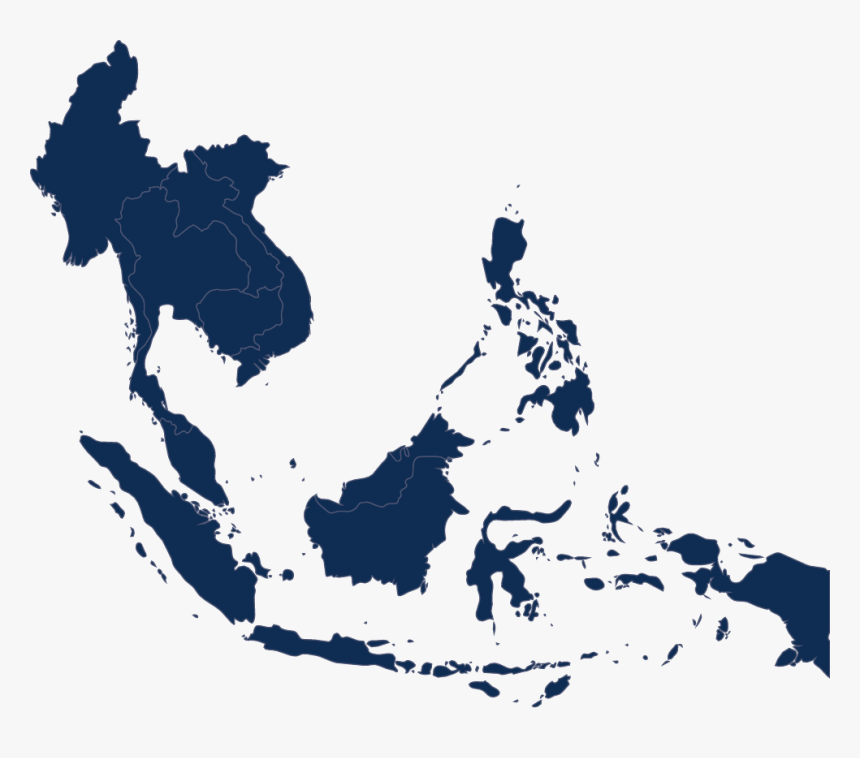
#> input picture asean_map.png, 860 x 758 px
$ python data_visualisation.py
#> lines starting #> are read from the running program, lines starting #| are printed output that depends on the picture
#!/usr/bin/env python3
# -*- coding: utf-8 -*-
"""
Created on Fri March 14 15:22:04 2025

@author: Bodhi Global Analysis (Jungyeon Lee)
"""

import pandas as pd
import matplotlib.pyplot as plt
import numpy as np
import matplotlib.cm as cm
import matplotlib.image as mpimg
from PIL import Image

bodhi_blue = (0.0745, 0.220, 0.396)
bodhi_grey = (0.247, 0.29, 0.322)
bodhi_primary_1 = (0.239, 0.38, 0.553)
bodhi_secondary = (0.133, 0.098, 0.42)
bodhi_tertiary = (0.047, 0.396, 0.298)
bodhi_complement = (0.604, 0.396, 0.071)
color_palette = [bodhi_primary_1, bodhi_complement, bodhi_tertiary, bodhi_blue, bodhi_grey, bodhi_secondary]


def visual(data, title, fontsize, output_file):
#> called with fontsize = 9, output_file = 'visuals/mff_asean.png'
    subgroup_colors = {
        "ASEAN": bodhi_blue,
        "CML": bodhi_primary_1,
        "High Income": bodhi_secondary,
        "Island Group": bodhi_tertiary,
        "VI": bodhi_complement
    }

    categories = ["Economic", "Environmental", "Human", "Societal"]
    x = np.arange(len(categories))
    width = 0.15

    fig, ax = plt.subplots(figsize=(10, 6))

    for i, subgroup in enumerate(data["Sub-group"]):
        values = [data[cat][i] for cat in categories]
        color = subgroup_colors.get(subgroup, "gray")
        ax.bar(x + i * width, values, width, label=subgroup, color=color)

        for j, v in enumerate(values):
            ax.text(x[j] + i * width, v + 0.5, f'{v:.1f}', ha='center', fontsize=fontsize)

    ax.set_xticks(x + width)
    ax.set_ylim(0, 103)
    ax.set_xticklabels(categories)
    ax.set_ylabel(" ")
    ax.set_title(title, fontsize=fontsize+2)
    ax.legend(title="ASEAN Group", fontsize=fontsize)
    ax.axhline(y=30, color='lightgreen', linestyle='--', linewidth=0.6)
    ax.axhline(y=70, color='orange', linestyle='--', linewidth=0.6)

    plt.savefig(output_file, bbox_inches='tight', dpi=600)
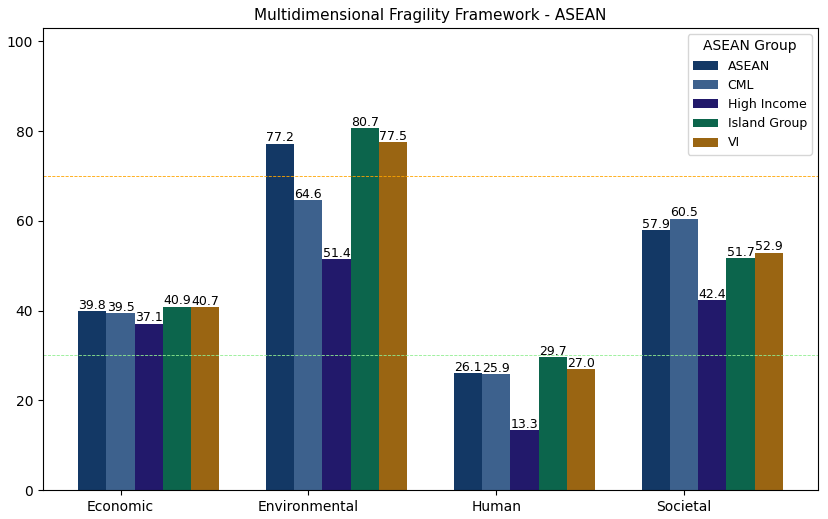
#> figure drawn by matplotlib, 1 panel; tallest bar 77.2 high, from x = 0.925 to 1.07; tallest bar 64.6 high, from x = 1.07 to 1.22; tallest bar 51.4 high, from x = 1.23 to 1.38
    plt.close()

# [46 lines left out: function visual1, not called in this run]

def visual2(data, year, title, fontsize, output_file, ylim=None, padding=None):
#> called with title = 'Economic Indicator: Exchange rate (%)', fontsize = 9, output_file = 'visuals/eco_exchange_rate.png', ylim = (-12, 50, 5), padding = 0.1
    df = pd.DataFrame(data)

    num_countries = len(df["Country"])
    df[year] = df[year].fillna(0)
    num = len(year)
    half = int(num_countries // 2)

    fig, (ax1, ax2) = plt.subplots(2, 1, figsize=(11, 6), sharey=True)  # 2 rows, 1 column, shared y-axis
    pil_img = Image.open('asean_map.png')  # Adjust path if necessary
#> pil_img is the input picture: PIL image 860x758 RGBA; mean R, G, B, A 210.4, 214.8, 220.7, 255
    width, height = pil_img.size
#> width = 860; height = 758
    pil_img_resized = pil_img.resize((int(width // 1.6), int(height // 1.6)))  # Resize to half size

    img_resized = np.array(pil_img_resized)

    fig.patch.set_facecolor('none')
    fig.patch.set_alpha(0.0)  # Make the background fully transparent
    bar_width = 0.17

    index1 = np.arange(half)
    index2 = np.arange(half) + half
    bodhi_blue = np.array([0.0745, 0.220, 0.396])
    colors = [bodhi_blue + (i * 0.1) for i in range(len(year))]

    bars1 = []
    for i, year in enumerate(year):
        bars = ax1.bar(index1 + i * bar_width, df[year][:half], bar_width, label=str(year), color=colors[i])
        bars1.append(bars)
        for bar in bars:
            bar_height = bar.get_height()
            text_color = 'white' if bar_height < 0 else 'black'  # Set text color based on the bar's height
            ax1.text(bar.get_x() + bar.get_width() / 2, bar_height, f'{bar_height:.2f}',
                     ha='center', va='bottom', fontsize=fontsize, color=text_color)

    bars2 = []
    for i, year in enumerate(year):
        bars = ax2.bar(index2 + i * bar_width, df[year][half:], bar_width, label=str(year), color=colors[i])
        bars2.append(bars)
        for bar in bars:
            bar_height = bar.get_height()
            text_color = 'white' if bar_height < 0 else 'black'  # Set text color based on the bar's height
            ax2.text(bar.get_x() + bar.get_width() / 2, bar_height, f'{bar_height:.2f}',
                     ha='center', va='bottom', fontsize=fontsize, color=text_color)

    xticks = np.arange(num_countries)

    if ylim != None:
        ax1.set_ylim(ylim[0], ylim[1])
        ax2.set_ylim(ylim[0], ylim[1])
        range_y = np.arange(ylim[0],ylim[1],ylim[2])
        ax1.set_yticks(range_y)
        ax2.set_yticks(range_y)

    ax1.set_xticks(index1 + bar_width * 2)
    ax1.set_xticklabels(df["Country"][:half])

    ax2.set_xticks(index2 + bar_width * 2)
    ax2.set_xticklabels(df["Country"][half:])

    ax1.set_title(f"{title}", fontsize = fontsize + 3)
    ax1.set_xlabel("")
    ax1.set_ylabel("")
    ax2.set_xlabel("")
    ax2.set_ylabel("")
    ax2.set_title('')

    fig.patch.set_facecolor('white')
    fig.subplots_adjust(hspace=0.0)

    ax1.spines['bottom'].set_visible(False)
    ax2.spines['top'].set_visible(False)

    fig.figimage(img_resized, xo=300, yo=75, alpha=0.1, zorder=0)

    handles, labels = [], []
    for i, year in enumerate(year[:num]):
        bars = bars1[i] + bars2[i]
        handles.append(bars[0])
        labels.append(str(year))

    fig.legend(handles=handles, labels=labels, loc="upper center", bbox_to_anchor=(0.5, 0.45),
               ncol=5, fontsize=7)


    plt.tight_layout()
    plt.savefig(output_file, dpi=600, transparent=True, bbox_inches='tight')
    plt.show()

# [48 lines left out: function visual3, not called in this run]

def economic_dimension():
    title1 = "Economic Indicator: Exchange rate (%)"
    years = [2019, 2020, 2021, 2022, 2023]
    data1 = {
        "Country": ["Brunei","Cambodia", "Indonesia", "Laos", "Malaysia", "Myanmar","Philippines", 'Singapore',"Thailand","Vietnam"],
        2019 : [1.13, 0.25, -0.63, 3.31, 2.66, 6.19, -1.64, 1.14, -3.91, 1.98],
        2020 : [1.14, 0.78, 3.07, 4.22, 1.47, -9.00, -4.19, 1.14, 0.79, 0.69],
        2021 : [-2.60, 0.15, -1.88, 7.21, -1.43, 16.92, -0.74, -2.63, 2.18, -0.21],
        2022 : [2.62, 0.08, 3.79, 44.72, 6.22, 19.63, 10.60, 2.62, 9.65, 0.48],
        2023 : [-2.60, 0.21, 2.61, 26.03, 3.63, 8.67, 2.12, -2.60, -0.74, 2.22]}

    visual2(data1, years, title1, fontsize = 9, output_file = 'visuals/eco_exchange_rate.png', ylim=(-12, 50, 5), padding = 0.1)

    title2 = 'Economic Indicator: Financial inclusion'
    years = [2019, 2020, 2021, 2022, 2023]
    data2 = {
    "Country": ["Brunei","Cambodia", "Indonesia", "Laos", "Malaysia", "Myanmar","Philippines", 'Singapore',"Thailand","Vietnam"],
    2019 : [17.6, 8.3, 15.7, 3.1, 9.8, 5.6, 9.2, 7.8, 10.9, 4.0],
    2020 : [17.4, 11.6, 15.3, 3.1, 8.7, np.nan, 9.2, 7.0, 10.3, 4.0],
    2021 : [16.2, 12.4, 15.9, 3.1, 8.5, np.nan, 9.0, 6.9, 9.4, 2.9],
    2022 : [np.nan, 12.6, 12.4, np.nan, 8.2, np.nan, np.nan, 6.4, 8.7, 3.0],
    2023 : [np.nan, 14.3, 11.7, np.nan, 8.1, np.nan, np.nan, 6.1, 8.3, 3.1] }

    visual2(data2, years, title2, fontsize = 9, output_file = 'visuals/eco_financial_inclusion.png')

    title3 = 'Economic Indicator: GDP per capita growth'
    years = [2019, 2020, 2021, 2022, 2023]
    data3 = {
    "Country": ["Brunei","Cambodia", "Indonesia", "Laos", "Malaysia", "Myanmar","Philippines", 'Singapore',"Thailand","Vietnam"],
    2019 : [2.7, 6.6, 4.0, 3.9, 2.8, 5.8, 4.8, 0.2, 1.9, 6.3],
    2020 : [0.1, -5.0, -2.9, -1.0, -6.7, -9.7, -10.5, -3.6, -6.2, 1.9],
    2021 : [-2.5, 1.6, 3.0, 1.1, 2.1, -12.6, 4.8, 14.4, 1.4, 1.7],
    2022 : [-2.4, 3.7, 4.5, 1.3, 7.6, 3.3, 6.8, 0.5, 2.5, 7.3],
    2023 : [0.6, 3.6, 4.2, 2.3, 2.3, 0.3, 4.7, -3.7, 1.9, 4.3] }

    visual2(data3, years, title3, fontsize = 9, output_file = 'visuals/eco_gdp_capita.png', ylim=(-13, 15, 1))

    title4 = 'Economic Indicator: Estimated real GDP growth (Annual percent change)'
    years = [2025, 2026, 2027, 2028, 2029]
    data4 = {
        "Country": ["Brunei","Cambodia", "Indonesia", "Laos", "Malaysia", "Myanmar","Philippines", 'Singapore',"Thailand","Vietnam"],
        2025 : [2.5, 5.8, 5.1, 3.5, 4.4, 1.1, 6.1, 2.5, 3, 6.1],
        2026 : [2.6, 6.2, 5.1, 3.1, 4.4, 1.3, 6.3, 2.5, 2.6, 6],
        2027 : [2.7, 6.1, 5.1, 2.8, 4, 1.5, 6.3, 2.5, 2.7, 5.8],
        2028 : [2.9, 6, 5.1, 2.6, 4, 1.6, 6.3, 2.5, 2.7, 5.8],
        2029 : [3.1, 6, 5.1, 2.5, 4, 1.8, 6.3, 2.5, 2.7, 5.6] }

    visual2(data4, years, title4, fontsize = 9, output_file = 'visuals/eco_gdp_capita(est).png', ylim=(0.5, 7, 0.5))

    title5 = 'Economic Indicator: Natural resource dependence (%)'
    years = [2017, 2018, 2019, 2020, 2021]
    data5 = {
        "Country": ["Brunei","Cambodia", "Indonesia", "Laos", "Malaysia", "Myanmar","Philippines", 'Singapore',"Thailand","Vietnam"],
        2017 : [17.2, 1.9, 3.1, 5.0, 6.2, 7.8, 1.0, 0.0, 1.6, 3.2],
        2018 : [22.5, 0.9, 4.2, 3.9, 7.3, 6.7, 0.9, 0.0, 1.8, 3.3],
        2019 : [20.8, 0.7, 3.2, 3.1, 6.2, 5.9, 0.8, 0.0, 1.5, 2.5],
        2020 : [13.8, 0.9, 2.4, 2.8, 4.5, 4.7, 0.8, 0.0, 1.1, 1.8],
        2021 : [24.3, 0.8, 5.2, 5.4, 6.9, 8.7, 2.0, 0.0, 1.8, 2.5] }

    visual2(data5, years, title5, fontsize = 9, output_file = 'visuals/eco_natrual_resources.png', ylim=(0, 25, 1))

    title6 = 'Economic Indicator: Tax revenue'
    years = [2018, 2019, 2020, 2021, 2022]
    data6 = {
        "Country": ["Brunei","Cambodia", "Indonesia", "Laos", "Malaysia", "Myanmar","Philippines", 'Singapore',"Thailand","Vietnam"],
        2018 : [18.3, 17.1, 10.3, 12.8, 12.0, 3.0, 14.1, 13.0, 16.5, 15.0],
        2019 : [12.0, 19.7, 9.8, 10.9, 11.9, 6.4, 14.5, 13.2, 16.1, 14.4],
        2020 : [5.3, 17.9, 8.3, 9.4, 10.9, np.nan, 14.0, 12.8, 15.7, 13.2],
        2021 : [9.3, 16.4, 9.1, 10.3, 11.2, np.nan, 14.1, 13.1, 15.6, 13.9],
        2022 : [12.1, np.nan, 10.4, 10.6, 11.7, np.nan, np.nan, 11.5, np.nan, np.nan]}

    visual2(data6, years, title6, fontsize = 9, output_file = 'visuals/eco_taxrevenue.png', ylim=(3, 22, 1))

    title7 = 'Economic Indicator: Unemployment rate (Aged 25 +)'
    years = [2021, 2022, 2023, 2024, 2025]
    data7 = {
        "Country": ["Brunei","Cambodia", "Indonesia", "Laos", "Malaysia", "Myanmar","Philippines", 'Singapore',"Thailand","Vietnam"],
        2021 : [3.3, 0.3, 2.1, 1.7, 3.2, 2.3, 2.5, 4.0, 0.7, 1.8],
        2022 : [3.5, 0.1, 1.7, 0.9, 2.4, 1.4, 1.9, 3.1, 0.5, 1.0],
        2023 : [3.5, 0.1, 1.7, 0.9, 2.4, 1.4, 1.4, 2.9, 0.4, 1.1],
        2024 : [3.5, 0.1, 1.7, 0.9, 2.4, 1.4, 1.4, 2.7, 0.4, 0.8],
        2025 : [3.5, 0.2, 1.7, 1.0, 2.4, 1.4, 1.4, 2.6, 0.3, 0.7]}

    visual2(data7, years, title7, fontsize = 9, output_file = 'visuals/eco_unemployment.png', ylim=(-1, 5, 1))

    title8 = "Economic Indicator: Women's employment in non-agricultural sectors (%)"
    years = [2015, 2016, 2017, 2018, 2019]
    data8 = {
        "Country": ["Brunei","Cambodia", "Indonesia", "Laos", "Malaysia", "Myanmar","Philippines", 'Singapore',"Thailand","Vietnam"],
        2015 : [41.8, 46.4, 38.3, 46.3, 39.9, 42.9, 45.4, 41.7, 47.3, 46.6],
        2016 : [42.2, 46.2, 39.5, 46.4, 40, 43.8, 44.4, 41.8, 47.5, 46.5],
        2017 : [42.7, 46.7, 40, 46.4, 39.9, 44.6, 43.3, 41.6, 47.5, 46.8],
        2018 : [42.7, 46.8, 40.5, 46.5, 39.9, 44.5, 43.7, 41.8, 47.6, 46.9],
        2019 : [42.8, 46.8, 40.5, 46.6, 39.9, 44.4, 43.6, 41.8, 47.6, 46.9]}

    visual2(data8, years, title8, fontsize = 9, output_file = 'visuals/eco_women_agri.png', ylim=(38, 50, 1))

# [225 lines left out: functions environment_dimension, human_dimension, societal_dimension, not called in this run]

title1 = 'Multidimensional Fragility Framework - ASEAN'
data1 = {
    "Sub-group": ["ASEAN","CML", "High Income", "Island Group", "VI"],
    "Economic" : [39.8, 39.5, 37.1, 40.9, 40.7],
    "Environmental" : [77.2, 64.6, 51.4, 80.7, 77.5],
    "Human" : [26.1, 25.9, 13.3, 29.7, 27.0],
    "Societal" : [57.9, 60.5, 42.4, 51.7, 52.9]}

visual(data1, title1, fontsize = 9, output_file = 'visuals/mff_asean.png')

#> (the run stopped early here; a loop or call above may not have finished)
